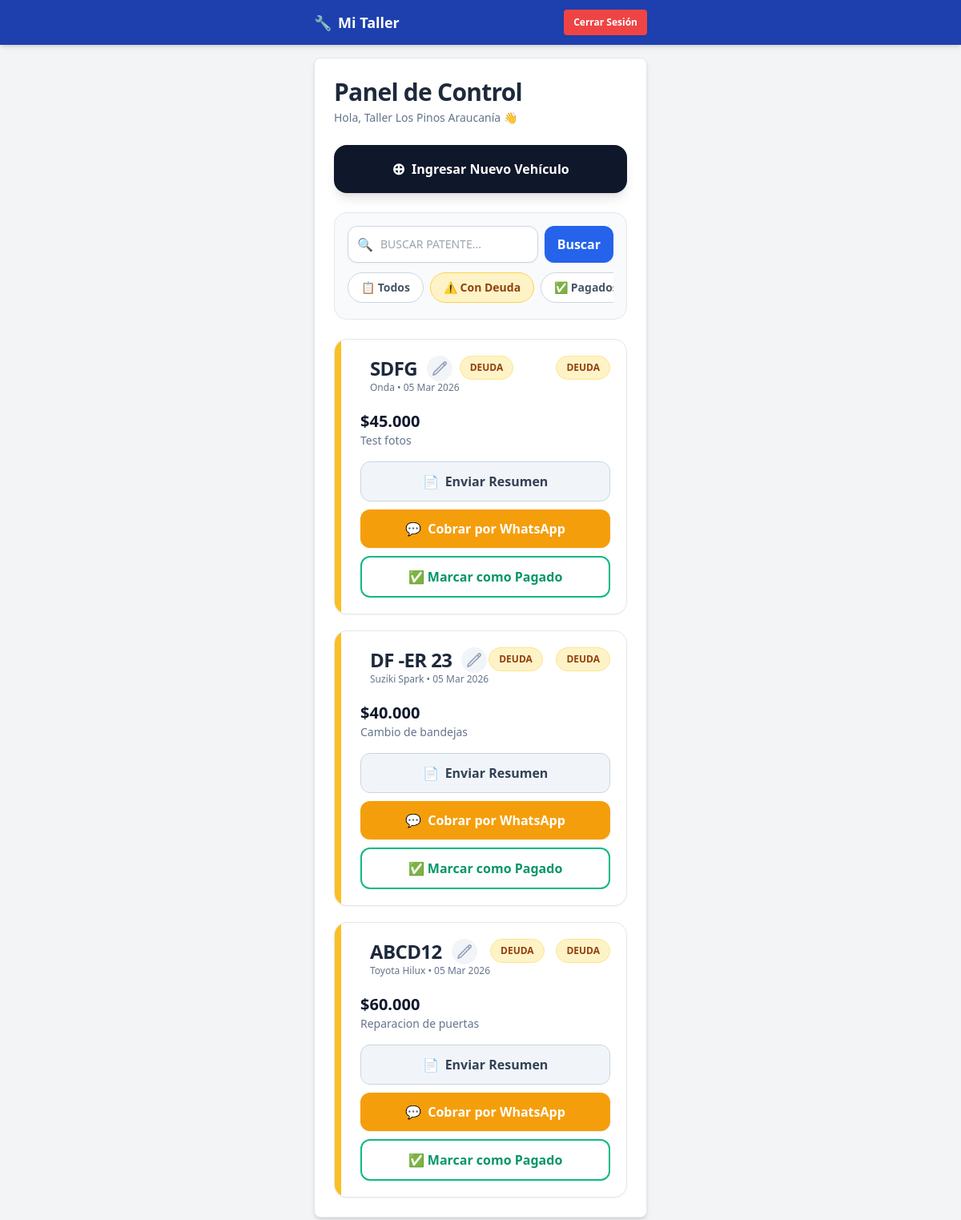
Page /taller/dashboard?estado=Pendiente (signed in) on the committed database.
### app/models.py (models this page shows, shortened)
class Taller(UserMixin, db.Model):
    id = db.Column(db.Integer, primary_key=True)
    nombre_taller = db.Column(db.String(100), nullable=False)
    email = db.Column(db.String(120), unique=True, nullable=False)
    password_hash = db.Column(db.String(256))
    trabajos = db.relationship('Trabajo', backref='taller', lazy=True)

class Trabajo(db.Model):
    id = db.Column(db.Integer, primary_key=True)
    uuid_publico = db.Column(db.String(36), default=lambda: str(uuid.uuid4()), unique=True)
    patente = db.Column(db.String(10), nullable=False)
    nombre_cliente = db.Column(db.String(100), nullable=False)
    tipo_vehiculo = db.Column(db.String(50), nullable=False)
    marca_vehiculo = db.Column(db.String(50), nullable=False)
    imagen_evidencia = db.Column(db.Text, nullable=True) # Ahora es Text para aguantar muchas fotos
    telefono_cliente = db.Column(db.String(20), nullable=False)
    descripcion = db.Column(db.Text, nullable=False)
    total_costo = db.Column(db.Integer, nullable=False)
    estado = db.Column(db.String(20), default="Pendiente")
    monto_pagado = db.Column(db.Integer, default=0)
    fecha = db.Column(db.DateTime, default=datetime.utcnow)
    taller_id = db.Column(db.Integer, db.ForeignKey('taller.id'), nullable=False)

### app/taller/routes.py (the view)
@taller_bp.route('/dashboard')
@login_required
def dashboard():
    base_url = "https://jl2flq77-5000.brs.devtunnels.ms"
    busqueda = request.args.get('q')
    filtro_estado = request.args.get('estado')
    query = Trabajo.query.filter_by(taller_id=current_user.id)
    if busqueda:
        query = query.filter(Trabajo.patente.ilike(f'%{busqueda}%'))
    if filtro_estado:
        query = query.filter(Trabajo.estado == filtro_estado)
    trabajos = query.order_by(Trabajo.fecha.desc()).limit(50).all()
    return render_template('taller/dashboard.html',
                           trabajos=trabajos,
                           base_url=base_url,
                           busqueda=busqueda,
                           filtro_estado=filtro_estado)

### app/models.py (called while the page is built)
@login_manager.user_loader
def load_user(id):
    return Taller.query.get(int(id))

### app/templates/taller/dashboard.html (shortened to what this page needs)
{% extends "base.html" %}
{% block content %}
<div class="mb-6">
    <h1 class="text-3xl font-extrabold text-slate-800 tracking-tight">Panel de Control</h1>
    <p class="text-slate-500 text-sm mt-1">Hola, {{ current_user.nombre_taller }} 👋</p>
</div>
<div class="mb-6">
    <a href="{{ url_for('taller.nuevo_trabajo') }}" class="flex items-center justify-center w-full bg-slate-900 hover:bg-slate-800 text-white font-bold py-4 px-4 rounded-2xl shadow-lg transition-transform active:scale-95">
        <span class="text-xl mr-2">⊕</span> Ingresar Nuevo Vehículo
    </a>
</div>
<div class="bg-slate-50 p-4 rounded-2xl border border-slate-200 mb-6">
    <form method="GET" action="{{ url_for('taller.dashboard') }}" class="flex gap-2 mb-3">
        <div class="relative w-full">
            <div class="absolute inset-y-0 left-0 flex items-center pl-3 pointer-events-none text-slate-400">🔍</div>
            <input type="text" name="q" value="{{ busqueda or '' }}" placeholder="Buscar patente..."
                   class="bg-white border border-slate-300 text-slate-900 text-sm rounded-xl focus:ring-blue-500 focus:border-blue-500 block w-full pl-10 p-3 shadow-sm uppercase uppercase">
        </div>
        <button type="submit" class="bg-blue-600 hover:bg-blue-700 text-white font-bold py-2 px-4 rounded-xl shadow-sm">
            Buscar
        </button>
    </form>
    <div class="flex gap-2 overflow-x-auto pb-1 hide-scrollbar text-sm">
        <a href="{{ url_for('taller.dashboard', q=busqueda) }}"
           class="px-4 py-2 rounded-full font-semibold transition-colors whitespace-nowrap border {% if not filtro_estado %}bg-slate-800 text-white border-slate-800{% else %}bg-white text-slate-600 border-slate-300 hover:bg-slate-100{% endif %}">
           📋 Todos
        </a>
        <a href="{{ url_for('taller.dashboard', estado='Pendiente', q=busqueda) }}"
           class="px-4 py-2 rounded-full font-semibold transition-colors whitespace-nowrap border {% if filtro_estado == 'Pendiente' %}bg-amber-100 text-amber-800 border-amber-300{% else %}bg-white text-slate-600 border-slate-300 hover:bg-slate-100{% endif %}">
           ⚠️ Con Deuda
        </a>
        <a href="{{ url_for('taller.dashboard', estado='Pagado', q=busqueda) }}"
           class="px-4 py-2 rounded-full font-semibold transition-colors whitespace-nowrap border {% if filtro_estado == 'Pagado' %}bg-emerald-100 text-emerald-800 border-emerald-300{% else %}bg-white text-slate-600 border-slate-300 hover:bg-slate-100{% endif %}">
           ✅ Pagados
        </a>
    </div>
</div>
<div class="space-y-5">
    {% for trabajo in trabajos %}
    <div class="bg-white rounded-2xl p-5 shadow-sm border border-slate-200 relative overflow-hidden">
        <div class="absolute left-0 top-0 bottom-0 w-2 {% if trabajo.estado == 'Pendiente' %}bg-amber-400{% else %}bg-emerald-400{% endif %}"></div>
        <div class="flex justify-between items-start mb-2 pl-3">
        <div class="flex justify-between items-start mb-2 pl-3">
            <div>
                <div class="flex items-center gap-3">
                    <h3 class="text-2xl font-black text-slate-800 tracking-tight uppercase">{{ trabajo.patente }}</h3>
                    <a href="{{ url_for('taller.editar_trabajo', id=trabajo.id) }}" class="text-slate-400 hover:text-blue-600 bg-slate-100 hover:bg-blue-50 rounded-full p-1.5 transition-colors" title="Editar">
                    </a>
                </div>
                <p class="text-slate-500 text-xs font-medium">{{ trabajo.marca_vehiculo }} • {{ trabajo.fecha.strftime('%d %b %Y') }}</p>
            </div>
            {% if trabajo.estado == 'Pendiente' %}
                <span class="bg-amber-100 text-amber-800 text-xs font-bold px-3 py-1.5 rounded-full border border-amber-200">DEUDA</span>
            {% else %}
                <span class="bg-emerald-100 text-emerald-800 text-xs font-bold px-3 py-1.5 rounded-full border border-emerald-200">PAGADO</span>
            {% endif %}
        </div>
            {% if trabajo.estado == 'Pendiente' %}
                <span class="bg-amber-100 text-amber-800 text-xs font-bold px-3 py-1.5 rounded-full border border-amber-200">DEUDA</span>
            {% else %}
                <span class="bg-emerald-100 text-emerald-800 text-xs font-bold px-3 py-1.5 rounded-full border border-emerald-200">PAGADO</span>
            {% endif %}
        </div>
        <div class="pl-3 mb-4 mt-3">
            <p class="text-slate-900 font-bold text-xl">${{ "{:,.0f}".format(trabajo.total_costo).replace(',', '.') }}</p>
            <p class="text-slate-500 text-sm line-clamp-1">{{ trabajo.descripcion }}</p>
        </div>
        <div class="pl-3 flex flex-col space-y-2.5 mt-2">
            {% set msj_presupuesto = "Hola " ~ trabajo.nombre_cliente ~ ", aquí está el detalle del servicio para la patente " ~ trabajo.patente ~ ": " ~ base_url ~ url_for('cliente.ver_presupuesto', uuid_publico=trabajo.uuid_publico) %}
            <a href="https://wa.me/{{ trabajo.telefono_cliente }}?text={{ msj_presupuesto | urlencode }}" target="_blank"
               class="flex items-center justify-center bg-slate-100 hover:bg-slate-200 text-slate-700 font-bold py-3 px-4 rounded-xl border border-slate-300 transition-colors">
                <span class="mr-2">📄</span> Enviar Resumen
            </a>
            {% if trabajo.estado == 'Pendiente' %}
                {% set msj_cobro = "Hola " ~ trabajo.nombre_cliente ~ ", le escribo de " ~ current_user.nombre_taller ~ ". Le recuerdo amablemente el saldo pendiente de $" ~ trabajo.total_costo ~ " por el vehículo " ~ trabajo.patente ~ ". Quedo atento, ¡saludos!" %}
                <a href="https://wa.me/{{ trabajo.telefono_cliente }}?text={{ msj_cobro | urlencode }}" target="_blank"
                   class="flex items-center justify-center bg-amber-500 hover:bg-amber-600 text-white font-bold py-3 px-4 rounded-xl shadow-sm transition-colors">
                    <span class="mr-2">💬</span> Cobrar por WhatsApp
                </a>
                <form action="{{ url_for('taller.marcar_pagado', id=trabajo.id) }}" method="POST">
                    <button type="submit" class="w-full flex items-center justify-center bg-white hover:bg-emerald-50 text-emerald-600 font-bold py-3 px-4 rounded-xl border-2 border-emerald-500 transition-colors">
                        ✅ Marcar como Pagado
                    </button>
                </form>
            {% endif %}
        </div>
    </div>
    {% else %}
        <div class="text-center py-10 bg-slate-50 rounded-2xl border border-dashed border-slate-300">
            <span class="text-4xl block mb-2">🚘</span>
            <p class="text-slate-600 font-medium">No se encontraron vehículos.</p>
            <p class="text-slate-400 text-sm mt-1">Intenta con otro filtro o ingresa uno nuevo.</p>
        </div>
    {% endfor %}
</div>
{% endblock %}

### app/templates/taller/dashboard.html (style rules this page uses)
.hide-scrollbar { -ms-overflow-style: none; scrollbar-width: none; }

### rows in the picture
Taller: nombre_taller "Taller Los Pinos Araucanía"
Trabajo: patente "SDFG", marca_vehiculo "Onda", fecha "05 Mar 2026", estado "DEUDA", total_costo "45.000", descripcion "Test fotos"
Trabajo: patente "DF -ER 23", marca_vehiculo "Suziki Spark", fecha "05 Mar 2026", estado "DEUDA", total_costo "40.000", descripcion "Cambio de bandejas"
Trabajo: patente "ABCD12", marca_vehiculo "Toyota Hilux", fecha "05 Mar 2026", estado "DEUDA", total_costo "60.000", descripcion "Reparacion de puertas"
